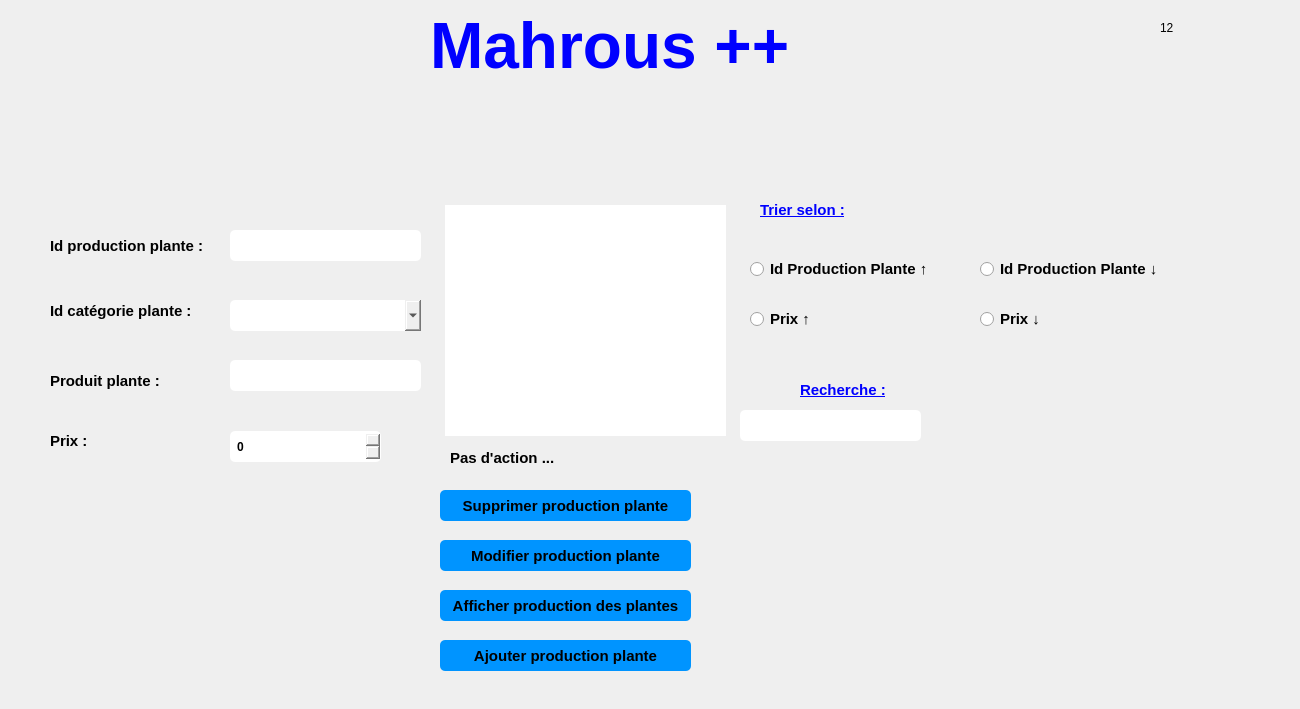
   <widget class="QWidget" name="page_13">
    <widget class="QLabel" name="label_122">
     <property name="geometry">
      <rect>
       <x>1160</x>
       <y>20</y>
       <width>21</width>
       <height>16</height>
      </rect>
     </property>
     <property name="text">
      <string>12</string>
     </property>
    </widget>
    <widget class="QPushButton" name="pushButton_125">
     <property name="geometry">
      <rect>
       <x>20</x>
       <y>160</y>
       <width>41</width>
       <height>31</height>
      </rect>
     </property>
     <property name="styleSheet">
      <string notr="true">QPushButton { border: none;image :url(A:/integration/integration final/back (5).png);}
QPushButton:hover
{
border: none;image :url(A:/integration/integration final/back (6).png);
}
</string>
     </property>
     <property name="text">
      <string/>
     </property>
    </widget>
    <widget class="QPushButton" name="pushButton_128">
     <property name="geometry">
      <rect>
       <x>440</x>
       <y>540</y>
       <width>251</width>
       <height>31</height>
      </rect>
     </property>
     <property name="font">
      <font>
       <pointsize>11</pointsize>
       <weight>75</weight>
       <bold>true</bold>
      </font>
     </property>
     <property name="styleSheet">
      <string notr="true">QPushButton {
padding: 5px;
border-radius: 5px;
background-color:#0094ff;
font-weight: bold;
}
QPushButton:hover
{
color :white;
}</string>
     </property>
     <property name="text">
      <string>Modifier production plante</string>
     </property>
    </widget>
    <widget class="QLabel" name="label_123">
     <property name="geometry">
      <rect>
       <x>50</x>
       <y>430</y>
       <width>91</width>
       <height>21</height>
      </rect>
     </property>
     <property name="font">
      <font>
       <pointsize>11</pointsize>
       <weight>75</weight>
       <bold>true</bold>
      </font>
     </property>
     <property name="text">
      <string>Prix :</string>
     </property>
    </widget>
    <widget class="QRadioButton" name="radioButton_55">
     <property name="geometry">
      <rect>
       <x>980</x>
       <y>260</y>
       <width>201</width>
       <height>18</height>
      </rect>
     </property>
     <property name="font">
      <font>
       <pointsize>11</pointsize>
       <weight>75</weight>
       <bold>true</bold>
      </font>
     </property>
     <property name="text">
      <string>Id Production Plante ↓</string>
     </property>
    </widget>
    <widget class="QPushButton" name="pushButton_129">
     <property name="geometry">
      <rect>
       <x>930</x>
       <y>480</y>
       <width>91</width>
       <height>91</height>
      </rect>
     </property>
     <property name="font">
      <font>
       <pointsize>11</pointsize>
       <weight>75</weight>
       <bold>true</bold>
      </font>
     </property>
     <property name="styleSheet">
      <string notr="true">QPushButton { border: none;image :url(C:/Users/ASUS/Downloads/bars (2).png);}
QPushButton:hover
{
border: none;image :url(C:/Users/ASUS/Downloads/bars (1).png);
}
</string>
     </property>
     <property name="text">
      <string/>
     </property>
    </widget>
    <widget class="QLineEdit" name="cx_pp">
     <property name="geometry">
      <rect>
       <x>230</x>
       <y>230</y>
       <width>191</width>
       <height>31</height>
      </rect>
     </property>
     <property name="styleSheet">
      <string notr="true">QLineEdit {
padding: 5px;
border-radius: 5px;

font-weight: bold;
}</string>
     </property>
     <property name="text">
      <string/>
     </property>
    </widget>
    <widget class="QLineEdit" name="cx_produitp">
     <property name="geometry">
      <rect>
       <x>230</x>
       <y>360</y>
       <width>191</width>
       <height>31</height>
      </rect>
     </property>
     <property name="styleSheet">
      <string notr="true">QLineEdit {
padding: 5px;
border-radius: 5px;

font-weight: bold;
}</string>
     </property>
    </widget>
    <widget class="QLabel" name="label_124">
     <property name="geometry">
      <rect>
       <x>50</x>
       <y>370</y>
       <width>131</width>
       <height>21</height>
      </rect>
     </property>
     <property name="font">
      <font>
       <pointsize>11</pointsize>
       <weight>75</weight>
       <bold>true</bold>
      </font>
     </property>
     <property name="text">
      <string>Produit plante :</string>
     </property>
    </widget>
    <widget class="QPushButton" name="pushButton_130">
     <property name="geometry">
      <rect>
       <x>440</x>
       <y>590</y>
       <width>251</width>
       <height>31</height>
      </rect>
     </property>
     <property name="font">
      <font>
       <pointsize>11</pointsize>
       <weight>75</weight>
       <bold>true</bold>
      </font>
     </property>
     <property name="styleSheet">
      <string notr="true">QPushButton {
padding: 5px;
border-radius: 5px;
background-color:#0094ff;
font-weight: bold;
}
QPushButton:hover
{
color :white;
}</string>
     </property>
     <property name="text">
      <string>Afficher production des plantes</string>
     </property>
    </widget>
    <widget class="QPushButton" name="pushButton_131">
     <property name="geometry">
      <rect>
       <x>440</x>
       <y>640</y>
       <width>251</width>
       <height>31</height>
      </rect>
     </property>
     <property name="font">
      <font>
       <pointsize>11</pointsize>
       <weight>75</weight>
       <bold>true</bold>
      </font>
     </property>
     <property name="styleSheet">
      <string notr="true">QPushButton {
padding: 5px;
border-radius: 5px;
background-color:#0094ff;
font-weight: bold;
}
QPushButton:hover
{
color :white;
}</string>
     </property>
     <property name="text">
      <string>Ajouter production plante</string>
     </property>
    </widget>
    <widget class="QLineEdit" name="Recherche_2">
     <property name="geometry">
      <rect>
       <x>740</x>
       <y>410</y>
       <width>181</width>
       <height>31</height>
      </rect>
     </property>
     <property name="styleSheet">
      <string notr="true">QLineEdit {
padding: 5px;
border-radius: 5px;

font-weight: bold;
}</string>
     </property>
    </widget>
    <widget class="QLabel" name="label_125">
     <property name="geometry">
      <rect>
       <x>50</x>
       <y>230</y>
       <width>171</width>
       <height>31</height>
      </rect>
     </property>
     <property name="font">
      <font>
       <pointsize>11</pointsize>
       <weight>75</weight>
       <bold>true</bold>
      </font>
     </property>
     <property name="text">
      <string>Id production plante :</string>
     </property>
    </widget>
    <widget class="QComboBox" name="comboBox_CP">
     <property name="geometry">
      <rect>
       <x>230</x>
       <y>300</y>
       <width>191</width>
       <height>31</height>
      </rect>
     </property>
     <property name="styleSheet">
      <string notr="true">
padding: 5px;
border-radius: 5px;

font-weight: bold;
</string>
     </property>
    </widget>
    <widget class="QRadioButton" name="radioButton_56">
     <property name="geometry">
      <rect>
       <x>750</x>
       <y>310</y>
       <width>83</width>
       <height>18</height>
      </rect>
     </property>
     <property name="font">
      <font>
       <pointsize>11</pointsize>
       <weight>75</weight>
       <bold>true</bold>
      </font>
     </property>
     <property name="text">
      <string>Prix ↑ </string>
     </property>
    </widget>
    <widget class="QPushButton" name="pushButton_132">
     <property name="geometry">
      <rect>
       <x>440</x>
       <y>490</y>
       <width>251</width>
       <height>31</height>
      </rect>
     </property>
     <property name="font">
      <font>
       <pointsize>11</pointsize>
       <weight>75</weight>
       <bold>true</bold>
      </font>
     </property>
     <property name="styleSheet">
      <string notr="true">QPushButton {
padding: 5px;
border-radius: 5px;
background-color:#0094ff;
font-weight: bold;
}
QPushButton:hover
{
color :white;
}</string>
     </property>
     <property name="text">
      <string>Supprimer production plante</string>
     </property>
    </widget>
    <widget class="QLabel" name="label_126">
     <property name="geometry">
      <rect>
       <x>50</x>
       <y>290</y>
       <width>161</width>
       <height>41</height>
      </rect>
     </property>
     <property name="font">
      <font>
       <pointsize>11</pointsize>
       <weight>75</weight>
       <bold>true</bold>
      </font>
     </property>
     <property name="text">
      <string>Id catégorie plante :</string>
     </property>
    </widget>
    <widget class="QPushButton" name="pushButton_133">
     <property name="geometry">
      <rect>
       <x>740</x>
       <y>370</y>
       <width>51</width>
       <height>31</height>
      </rect>
     </property>
     <property name="font">
      <font>
       <pointsize>11</pointsize>
       <weight>75</weight>
       <bold>true</bold>
      </font>
     </property>
     <property name="styleSheet">
      <string notr="true">QPushButton { border: none;image :url(C:/Users/ASUS/Downloads/loupe.png);}
QPushButton:hover
{
border: none;image :url(C:/Users/ASUS/Downloads/business-and-finance (3).png);
}
</string>
     </property>
     <property name="text">
      <string/>
     </property>
    </widget>
    <widget class="QRadioButton" name="radioButton_57">
     <property name="geometry">
      <rect>
       <x>750</x>
       <y>260</y>
       <width>201</width>
       <height>18</height>
      </rect>
     </property>
     <property name="font">
      <font>
       <pointsize>11</pointsize>
       <weight>75</weight>
       <bold>true</bold>
      </font>
     </property>
     <property name="text">
      <string>Id Production Plante ↑ </string>
     </property>
    </widget>
    <widget class="QRadioButton" name="radioButton_58">
     <property name="geometry">
      <rect>
       <x>980</x>
       <y>310</y>
       <width>83</width>
       <height>18</height>
      </rect>
     </property>
     <property name="font">
      <font>
       <pointsize>11</pointsize>
       <weight>75</weight>
       <bold>true</bold>
      </font>
     </property>
     <property name="text">
      <string>Prix ↓</string>
     </property>
    </widget>
    <widget class="QTableView" name="afficher_produitplante">
     <property name="geometry">
      <rect>
       <x>440</x>
       <y>200</y>
       <width>291</width>
       <height>241</height>
      </rect>
     </property>
     <property name="styleSheet">
      <string notr="true">QScrollBar:vertical {
                 background: #0094ff;
                }
                QScrollBar:horizontal {
                 background: #0094ff;
                }

QTableView  
{  
  qproperty-currentItemBackground: #cccccc;  
padding: 5px;
border-radius: 5px;

font-weight: bold;
}



</string>
     </property>
    </widget>
    <widget class="QLabel" name="label_127">
     <property name="geometry">
      <rect>
       <x>760</x>
       <y>200</y>
       <width>131</width>
       <height>21</height>
      </rect>
     </property>
     <property name="font">
      <font>
       <pointsize>11</pointsize>
       <weight>75</weight>
       <bold>true</bold>
       <underline>true</underline>
      </font>
     </property>
     <property name="text">
      <string>&lt;html&gt;&lt;head/&gt;&lt;body&gt;&lt;p&gt;&lt;span style=&quot; color:#0000ff;&quot;&gt;Trier selon :&lt;/span&gt;&lt;/p&gt;&lt;/body&gt;&lt;/html&gt;</string>
     </property>
    </widget>
    <widget class="QLabel" name="label_128">
     <property name="geometry">
      <rect>
       <x>450</x>
       <y>450</y>
       <width>271</width>
       <height>16</height>
      </rect>
     </property>
     <property name="font">
      <font>
       <pointsize>11</pointsize>
       <weight>75</weight>
       <bold>true</bold>
      </font>
     </property>
     <property name="text">
      <string>Pas d'action ...</string>
     </property>
    </widget>
    <widget class="QLabel" name="label_129">
     <property name="geometry">
      <rect>
       <x>390</x>
       <y>430</y>
       <width>31</width>
       <height>31</height>
      </rect>
     </property>
     <property name="styleSheet">
      <string notr="true">image :url(C:/Users/ASUS/Downloads/flat.png);</string>
     </property>
     <property name="text">
      <string/>
     </property>
    </widget>
    <widget class="QLabel" name="label_77">
     <property name="geometry">
      <rect>
       <x>430</x>
       <y>10</y>
       <width>411</width>
       <height>71</height>
      </rect>
     </property>
     <property name="text">
      <string>&lt;html&gt;&lt;head/&gt;&lt;body&gt;&lt;p&gt;&lt;span style=&quot; font-size:48pt; font-weight:600; color:#0000ff;&quot;&gt;Mahrous ++&lt;/span&gt;&lt;/p&gt;&lt;/body&gt;&lt;/html&gt;</string>
     </property>
    </widget>
    <widget class="QPushButton" name="pushButton_135">
     <property name="geometry">
      <rect>
       <x>1074</x>
       <y>480</y>
       <width>101</width>
       <height>91</height>
      </rect>
     </property>
     <property name="styleSheet">
      <string notr="true">QPushButton { border: none;image :url(C:/Users/ASUS/Downloads/pdf (1).png);}
QPushButton:hover
{
border: none;image :url(C:/Users/ASUS/Downloads/multimedia (1).png);
}
</string>
     </property>
     <property name="text">
      <string/>
     </property>
    </widget>
    <widget class="QLabel" name="label_172">
     <property name="geometry">
      <rect>
       <x>0</x>
       <y>0</y>
       <width>1291</width>
       <height>700</height>
      </rect>
     </property>
     <property name="text">
      <string/>
     </property>
     <property name="pixmap">
      <pixmap>../../../../PROJET QT/qt/template.png</pixmap>
     </property>
    </widget>
    <widget class="QPushButton" name="pushButton_210">
     <property name="geometry">
      <rect>
       <x>790</x>
       <y>470</y>
       <width>101</width>
       <height>101</height>
      </rect>
     </property>
     <property name="styleSheet">
      <string notr="true">QPushButton { border: none;image :url(C:/Users/ASUS/Downloads/file.png);}
QPushButton:hover
{
border: none;image :url(C:/Users/ASUS/Downloads/file (1).png);
}

</string>
     </property>
     <property name="text">
      <string/>
     </property>
    </widget>
    <widget class="QLabel" name="label_216">
     <property name="geometry">
      <rect>
       <x>800</x>
       <y>380</y>
       <width>111</width>
       <height>21</height>
      </rect>
     </property>
     <property name="font">
      <font>
       <pointsize>11</pointsize>
       <weight>75</weight>
       <bold>true</bold>
       <underline>true</underline>
      </font>
     </property>
     <property name="text">
      <string>&lt;html&gt;&lt;head/&gt;&lt;body&gt;&lt;p&gt;&lt;span style=&quot; color:#0000ff;&quot;&gt;Recherche :&lt;/span&gt;&lt;/p&gt;&lt;/body&gt;&lt;/html&gt;</string>
     </property>
    </widget>
    <widget class="QLabel" name="label_236">
     <property name="geometry">
      <rect>
       <x>700</x>
       <y>490</y>
       <width>31</width>
       <height>31</height>
      </rect>
     </property>
     <property name="styleSheet">
      <string notr="true">image:url(C:/Users/ASUS/Downloads/delete.png)</string>
     </property>
     <property name="text">
      <string/>
     </property>
    </widget>
    <widget class="QLabel" name="label_250">
     <property name="geometry">
      <rect>
       <x>700</x>
       <y>640</y>
       <width>31</width>
       <height>31</height>
      </rect>
     </property>
     <property name="styleSheet">
      <string notr="true">image:url(C:/Users/ASUS/Downloads/plus.png)</string>
     </property>
     <property name="text">
      <string/>
     </property>
    </widget>
    <widget class="QLabel" name="label_257">
     <property name="geometry">
      <rect>
       <x>700</x>
       <y>595</y>
       <width>31</width>
       <height>25</height>
      </rect>
     </property>
     <property name="styleSheet">
      <string notr="true">image:url(A:/integration/integration final/afficher.png)</string>
     </property>
     <property name="text">
      <string/>
     </property>
    </widget>
    <widget class="QLabel" name="label_269">
     <property name="geometry">
      <rect>
       <x>700</x>
       <y>540</y>
       <width>31</width>
       <height>31</height>
      </rect>
     </property>
     <property name="styleSheet">
      <string notr="true">image:url(A:/integration/integration final/modif.png)</string>
     </property>
     <property name="text">
      <string/>
     </property>
    </widget>
    <widget class="QSpinBox" name="cx_prix_2">
     <property name="geometry">
      <rect>
       <x>230</x>
       <y>431</y>
       <width>151</width>
       <height>31</height>
      </rect>
     </property>
     <property name="styleSheet">
      <string notr="true">
padding: 5px;
border-radius: 5px;

font-weight: bold;
</string>
     </property>
     <property name="maximum">
      <number>1000</number>
     </property>
    </widget>
    <widget class="QLabel" name="text_idpp">
     <property name="geometry">
      <rect>
       <x>230</x>
       <y>270</y>
       <width>201</width>
       <height>16</height>
      </rect>
     </property>
     <property name="text">
      <string/>
     </property>
    </widget>
    <widget class="QLabel" name="remarque_idpp">
     <property name="geometry">
      <rect>
       <x>420</x>
       <y>230</y>
       <width>21</width>
       <height>31</height>
      </rect>
     </property>
     <property name="text">
      <string/>
     </property>
    </widget>
    <widget class="QLabel" name="text_produitp">
     <property name="geometry">
      <rect>
       <x>240</x>
       <y>400</y>
       <width>181</width>
       <height>16</height>
      </rect>
     </property>
     <property name="text">
      <string/>
     </property>
    </widget>
    <widget class="QLabel" name="remarque_produitp">
     <property name="geometry">
      <rect>
       <x>420</x>
       <y>365</y>
       <width>16</width>
       <height>21</height>
      </rect>
     </property>
     <property name="text">
      <string/>
     </property>
    </widget>
    <widget class="QLabel" name="text_prixp">
     <property name="geometry">
      <rect>
       <x>240</x>
       <y>474</y>
       <width>151</width>
       <height>20</height>
      </rect>
     </property>
     <property name="text">
      <string/>
     </property>
    </widget>
    <widget class="QLabel" name="remarque_prixp">
     <property name="geometry">
      <rect>
       <x>420</x>
       <y>435</y>
       <width>21</width>
       <height>21</height>
      </rect>
     </property>
     <property name="text">
      <string/>
     </property>
    </widget>
    <zorder>label_172</zorder>
    <zorder>label_122</zorder>
    <zorder>pushButton_125</zorder>
    <zorder>pushButton_128</zorder>
    <zorder>label_123</zorder>
    <zorder>radioButton_55</zorder>
    <zorder>pushButton_129</zorder>
    <zorder>cx_pp</zorder>
    <zorder>cx_produitp</zorder>
    <zorder>label_124</zorder>
    <zorder>pushButton_130</zorder>
    <zorder>pushButton_131</zorder>
    <zorder>Recherche_2</zorder>
    <zorder>label_125</zorder>
    <zorder>comboBox_CP</zorder>
    <zorder>radioButton_56</zorder>
    <zorder>pushButton_132</zorder>
    <zorder>label_126</zorder>
    <zorder>pushButton_133</zorder>
    <zorder>radioButton_57</zorder>
    <zorder>radioButton_58</zorder>
    <zorder>afficher_produitplante</zorder>
    <zorder>label_127</zorder>
    <zorder>label_128</zorder>
    <zorder>label_129</zorder>
    <zorder>label_77</zorder>
    <zorder>pushButton_135</zorder>
    <zorder>pushButton_210</zorder>
    <zorder>label_216</zorder>
    <zorder>label_236</zorder>
    <zorder>label_250</zorder>
    <zorder>label_257</zorder>
    <zorder>label_269</zorder>
    <zorder>cx_prix_2</zorder>
    <zorder>text_idpp</zorder>
    <zorder>remarque_idpp</zorder>
    <zorder>text_produitp</zorder>
    <zorder>remarque_produitp</zorder>
    <zorder>text_prixp</zorder>
    <zorder>remarque_prixp</zorder>
   </widget>
